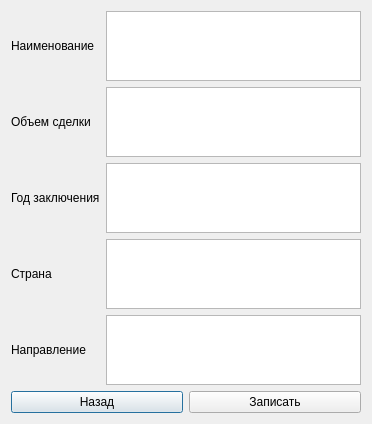
<?xml version="1.0" encoding="UTF-8"?>
<ui version="4.0">
 <class>zap</class>
 <widget class="QDialog" name="zap">
  <property name="geometry">
   <rect>
    <x>0</x>
    <y>0</y>
    <width>372</width>
    <height>316</height>
   </rect>
  </property>
  <property name="windowTitle">
   <string>Запись</string>
  </property>
  <layout class="QVBoxLayout" name="verticalLayout_4">
   <item>
    <layout class="QVBoxLayout" name="verticalLayout_2">
     <item>
      <layout class="QHBoxLayout" name="horizontalLayout">
       <item>
        <layout class="QVBoxLayout" name="verticalLayout_3">
         <item>
          <widget class="QLabel" name="label">
           <property name="text">
            <string>Наименование</string>
           </property>
          </widget>
         </item>
         <item>
          <widget class="QLabel" name="label_2">
           <property name="text">
            <string>Объем сделки</string>
           </property>
          </widget>
         </item>
         <item>
          <widget class="QLabel" name="label_3">
           <property name="text">
            <string>Год заключения</string>
           </property>
          </widget>
         </item>
         <item>
          <widget class="QLabel" name="label_4">
           <property name="text">
            <string>Страна</string>
           </property>
          </widget>
         </item>
         <item>
          <widget class="QLabel" name="label_5">
           <property name="text">
            <string>Направление</string>
           </property>
          </widget>
         </item>
        </layout>
       </item>
       <item>
        <layout class="QVBoxLayout" name="verticalLayout">
         <item>
          <widget class="QTextEdit" name="textEdit"/>
         </item>
         <item>
          <widget class="QTextEdit" name="textEdit_2"/>
         </item>
         <item>
          <widget class="QTextEdit" name="textEdit_3"/>
         </item>
         <item>
          <widget class="QTextEdit" name="textEdit_4"/>
         </item>
         <item>
          <widget class="QTextEdit" name="textEdit_5"/>
         </item>
        </layout>
       </item>
      </layout>
     </item>
     <item>
      <layout class="QHBoxLayout" name="horizontalLayout_2">
       <item>
        <widget class="QPushButton" name="pushButton_2">
         <property name="text">
          <string>Назад</string>
         </property>
        </widget>
       </item>
       <item>
        <widget class="QPushButton" name="pushButton">
         <property name="text">
          <string>Записать</string>
         </property>
        </widget>
       </item>
      </layout>
     </item>
    </layout>
   </item>
  </layout>
  <zorder>label</zorder>
  <zorder>label_2</zorder>
  <zorder>label_3</zorder>
  <zorder>label_4</zorder>
  <zorder>label_5</zorder>
  <zorder>textEdit</zorder>
  <zorder>textEdit_2</zorder>
  <zorder>textEdit_3</zorder>
  <zorder>textEdit_4</zorder>
  <zorder>textEdit_5</zorder>
  <zorder>pushButton</zorder>
  <zorder>textEdit</zorder>
  <zorder>pushButton_2</zorder>
 </widget>
 <resources/>
 <connections/>
</ui>
